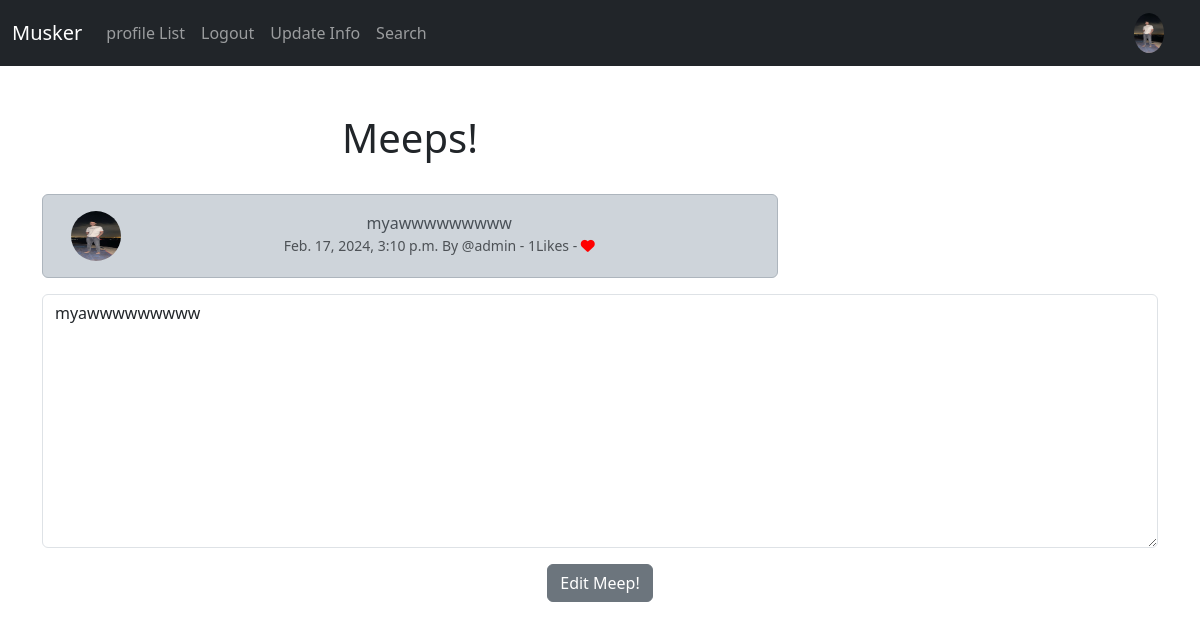
Screenshot of /edit_meep/5 (signed in) with the database file from the repository.
### muskerapp/models.py (models this page shows, shortened)
class Profile(models.Model):
    user = models.OneToOneField(User, on_delete=models.CASCADE)
    Follows=models.ManyToManyField("self",
                                   related_name="followed_by",
                                   symmetrical=False,
                                   blank=True,
                                   )
    date_modified=models.DateTimeField(User,auto_now=True)
    profile_image=models.ImageField(null=True, blank=True,upload_to="images/")
    profile_bio=models.CharField(null=True, blank=True,max_length=100)
    homepage_link=models.CharField(null=True, blank=True,max_length=100)
    facebook_link=models.CharField(null=True, blank=True,max_length=100)
    instagram_link=models.CharField(null=True, blank=True,max_length=100)
    linkedin_link=models.CharField(null=True, blank=True,max_length=100)

class Meep(models.Model):
        user = models.ForeignKey(
        User,related_name="meeps",
        on_delete=models.DO_NOTHING
    )
        body=models.CharField(max_length=200)
        create_at=models.DateTimeField(auto_now_add=True)
        likes=models.ManyToManyField(User, related_name="meep_like",blank=True)
        def number_of_likes(self):
            return self.likes.count()

### muskerapp/views.py (the view)
# urls.py: path('edit_meep/<int:pk>',edit_meep, name='edit_meep'),
def edit_meep(request,pk):
    meep=get_object_or_404(Meep,id=pk)
    if request.user.is_authenticated:
        if request.user.username == meep.user.username:
            form=MeepForm(request.POST or None,instance=meep)
            if request.method=='POST':
                if form.is_valid():
                    meep=form.save(commit=False)
                    meep.user=request.user
                    meep.save()
                    messages.success(request,f"Your Meep Has Been Updated!")
                    return redirect('home')
            else:
                return render(request, 'edit_meep.html',{'form':form,'meep':meep})
        else:
            messages.success(request,(f"You Don't Own this Meep"))
            return redirect('home')
    else:
        messages.success(request,(f"Please log in To continue"))
        return redirect('home')

### muskerapp/forms.py
class MeepForm(forms.ModelForm):
    body=forms.CharField(required=True,
                         widget=forms.widgets.Textarea(
                             attrs={
                                 "placeholder":"Enter your Musker Meep!",
                                 "class": "form-control",
                             }
                             ),
                         label="",
                         )
    class Meta:
        model=Meep
        exclude=("user","likes")

### muskerapp/templates/edit_meep.html (shortened to what this page needs)
{% extends "base.html" %} {%load static%} {%block content%}
<div class="container text-center">
  <div class="row">
    <div class="col-8">
      <h1>Meeps!</h1>
      <br />
      <div class="alert alert-dark" role="alert">
        <div class="container">
          <div class="row">
            <div class="col-1">
              {% if meep.user.profile.profile_image %}
              <img
                src="{{ meep.user.profile.profile_image.url }}"
                width="50"
                height="50"
                class="rounded-circle"
                alt="{{ profile.user.username }}"
              />
              {% endif %}
            </div>
            <div class="col-11">
              {{meep.body}}<br />
              <small class="text-muted">
                {{meep.create_at}} By @{{meep.user.username}} -
                {{meep.number_of_likes}}Likes - {% if user in meep.likes.all %}
                <a href="{% url 'meep_like' meep.id%}">
                  <i class="fa-solid fa-heart" style="color: red"></i>
                </a>
                {% else %}
                <a href="{% url 'meep_like' meep.id%}">
                  <i class="fa-regular fa-heart" style="color: red"></i>
                </a>
                {%endif%}
              </small>
            </div>
          </div>
        </div>
      </div>
    </div>
      <br /><br />
      {%if form%}
      <form method="POST">
        {{form.as_p}}
        <button type="submit" class="btn btn-secondary">Edit Meep!</button>
      </form>
      {%endif%}
    </div>
    {%endblock%}

### muskerapp/templates/navbar.html (shortened to what this page needs)
{%load static%}
<nav class="navbar navbar-expand-lg navbar-dark bg-dark">
  <div class="container-fluid">
    <a class="navbar-brand" href="{% url 'home'%}">Musker</a>
    <div class="collapse navbar-collapse" id="navbarSupportedContent">
      <ul class="navbar-nav me-auto mb-2 mb-lg-0">
        <li class="nav-item">
          <a class="nav-link" href="{% url 'profile_list'%}">profile List</a>
        </li>
        {% if user.is_authenticated %}
        <li class="nav-item">
          <a class="nav-link" href="{% url 'logout'%}">Logout</a>
        </li>
        <li class="nav-item">
          <a class="nav-link" href="{% url 'update_user'%}">Update Info</a>
        </li>
        {% endif %}
        <li class="nav-item">
          <a class="nav-link" href="{% url 'search'%}">Search</a>
        </li>
      </ul>
      {% if user.is_authenticated %}
      <ul class="navbar-nav ml-auto">
        <li class="nav-link navbar-brand">
          <a href="{% url 'profile' request.user.id %}">
            {% if user.profile.profile_image %}
            <img
              src="{{ user.profile.profile_image.url }}"
              class="rounded-circle"
              width="30"
              height="40"
            />
            {% endif %}
          </a>
        </li>
      </ul>
      {% endif %}
    </div>
  </div>
</nav>

### rows the page displays
Meep: user.profile.profile_image (picture), body "myawwwwwwwww", create_at "Feb. 17, 2024, 3:10 p.m.", user.username "admin", number_of_likes "1"
